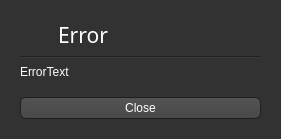
<?xml version="1.0" encoding="UTF-8"?>
<ui version="4.0">
 <class>Error</class>
 <widget class="QDialog" name="Error">
  <property name="windowModality">
   <enum>Qt::ApplicationModal</enum>
  </property>
  <property name="enabled">
   <bool>true</bool>
  </property>
  <property name="geometry">
   <rect>
    <x>0</x>
    <y>0</y>
    <width>281</width>
    <height>139</height>
   </rect>
  </property>
  <property name="windowTitle">
   <string>Wii Music Editor Plus - Error</string>
  </property>
  <property name="styleSheet">
   <string notr="true">QToolTip
{
     border: 1px solid black;
     background-color: #ffa02f;
     padding: 1px;
     border-radius: 3px;
     opacity: 100;
}

QWidget
{
    color: white;
    background-color: #323232;
}

QWidget:item:hover
{
    background-color: QLinearGradient( x1: 0, y1: 0, x2: 0, y2: 1, stop: 0 #ffa02f, stop: 1 #ca0619);
    color: #000000;
}

QWidget:item:selected
{
    background-color: QLinearGradient( x1: 0, y1: 0, x2: 0, y2: 1, stop: 0 #ffa02f, stop: 1 #d7801a);
}

QMenuBar
{
	background: #242424;
}

QMenuBar::item
{
    background: transparent;
}

QMenuBar::item:selected
{
    background: transparent;
    border: 1px solid #ffaa00;
}

QMenuBar::item:pressed
{
    background: #444;
    border: 1px solid #000;
    background-color: QLinearGradient(
        x1:0, y1:0,
        x2:0, y2:1,
        stop:1 #212121,
        stop:0.4 #343434/*,
        stop:0.2 #343434,
        stop:0.1 #ffaa00*/
    );
    margin-bottom:-1px;
    padding-bottom:1px;
}

QMenu
{
    border: 1px solid #000;
}

QMenu::item
{
    padding: 2px 20px 2px 20px;
}

QMenu::item:selected
{
    color: #000000;
}

QWidget:disabled
{
    color: #404040;
    background-color: #323232;
}

QLineEdit
{
    background-color: QLinearGradient( x1: 0, y1: 0, x2: 0, y2: 1, stop: 0 #4d4d4d, stop: 0 #646464, stop: 1 #5d5d5d);
    padding: 1px;
    border-style: solid;
    border: 1px solid #1e1e1e;
    border-radius: 5;
}

QPushButton
{
    color: white;
    background-color: QLinearGradient( x1: 0, y1: 0, x2: 0, y2: 1, stop: 0 #565656, stop: 0.1 #525252, stop: 0.5 #4e4e4e, stop: 0.9 #4a4a4a, stop: 1 #464646);
    border-width: 1px;
    border-color: #1e1e1e;
    border-style: solid;
    border-radius: 6;
    padding: 3px;
    padding-left: 5px;
    padding-right: 5px;
}

QPushButton:pressed
{
    background-color: QLinearGradient( x1: 0, y1: 0, x2: 0, y2: 1, stop: 0 #2d2d2d, stop: 0.1 #2b2b2b, stop: 0.5 #292929, stop: 0.9 #282828, stop: 1 #252525);
}

QComboBox
{
    selection-background-color: #ffaa00;
    background-color: QLinearGradient( x1: 0, y1: 0, x2: 0, y2: 1, stop: 0 #565656, stop: 0.1 #525252, stop: 0.5 #4e4e4e, stop: 0.9 #4a4a4a, stop: 1 #464646);
    border-style: solid;
    border: 1px solid #1e1e1e;
    border-radius: 5;
}

QComboBox:hover,QPushButton:hover
{
    border: 2px solid QLinearGradient( x1: 0, y1: 0, x2: 0, y2: 1, stop: 0 #ffa02f, stop: 1 #d7801a);
}


QComboBox:on
{
    padding-top: 3px;
    padding-left: 4px;
    background-color: QLinearGradient( x1: 0, y1: 0, x2: 0, y2: 1, stop: 0 #2d2d2d, stop: 0.1 #2b2b2b, stop: 0.5 #292929, stop: 0.9 #282828, stop: 1 #252525);
    selection-background-color: #ffaa00;
}

QComboBox QAbstractItemView
{
    border: 2px solid darkgray;
    selection-background-color: QLinearGradient( x1: 0, y1: 0, x2: 0, y2: 1, stop: 0 #ffa02f, stop: 1 #d7801a);
}

QComboBox::drop-down
{
     subcontrol-origin: padding;
     subcontrol-position: top right;
     width: 15px;

     border-left-width: 0px;
     border-left-color: darkgray;
     border-left-style: solid; /* just a single line */
     border-top-right-radius: 3px; /* same radius as the QComboBox */
     border-bottom-right-radius: 3px;
 }

QComboBox::down-arrow
{
     image: url(:/down_arrow.png);
}

QGroupBox:focus
{
border: 2px solid QLinearGradient( x1: 0, y1: 0, x2: 0, y2: 1, stop: 0 #ffa02f, stop: 1 #d7801a);
}

QTextEdit:focus
{
    border: 2px solid QLinearGradient( x1: 0, y1: 0, x2: 0, y2: 1, stop: 0 #ffa02f, stop: 1 #d7801a);
}

QScrollBar:horizontal {
     border: 1px solid #222222;
     background: QLinearGradient( x1: 0, y1: 0, x2: 0, y2: 1, stop: 0.0 #121212, stop: 0.2 #282828, stop: 1 #484848);
     height: 7px;
     margin: 0px 16px 0 16px;
}

QScrollBar::handle:horizontal
{
      background: QLinearGradient( x1: 0, y1: 0, x2: 1, y2: 0, stop: 0 #ffa02f, stop: 0.5 #d7801a, stop: 1 #ffa02f);
      min-height: 20px;
      border-radius: 2px;
}

QScrollBar::add-line:horizontal {
      border: 1px solid #1b1b19;
      border-radius: 2px;
      background: QLinearGradient( x1: 0, y1: 0, x2: 1, y2: 0, stop: 0 #ffa02f, stop: 1 #d7801a);
      width: 14px;
      subcontrol-position: right;
      subcontrol-origin: margin;
}

QScrollBar::sub-line:horizontal {
      border: 1px solid #1b1b19;
      border-radius: 2px;
      background: QLinearGradient( x1: 0, y1: 0, x2: 1, y2: 0, stop: 0 #ffa02f, stop: 1 #d7801a);
      width: 14px;
     subcontrol-position: left;
     subcontrol-origin: margin;
}

QAbstractItemView
{
    background-color: #121212;
}

QScrollBar::right-arrow:horizontal, QScrollBar::left-arrow:horizontal
{
      border: 1px solid black;
      width: 1px;
      height: 1px;
      background: white;
}

QScrollBar::add-page:horizontal, QScrollBar::sub-page:horizontal
{
      background: none;
}

QScrollBar:vertical
{
      background: QLinearGradient( x1: 0, y1: 0, x2: 1, y2: 0, stop: 0.0 #121212, stop: 0.2 #282828, stop: 1 #484848);
      width: 7px;
      margin: 16px 0 16px 0;
      border: 1px solid #222222;
}

QScrollBar::handle:vertical
{
      background: QLinearGradient( x1: 0, y1: 0, x2: 0, y2: 1, stop: 0 #ffa02f, stop: 0.5 #d7801a, stop: 1 #ffa02f);
      min-height: 20px;
      border-radius: 2px;
}

QScrollBar::add-line:vertical
{
      border: 1px solid #1b1b19;
      border-radius: 2px;
      background: QLinearGradient( x1: 0, y1: 0, x2: 0, y2: 1, stop: 0 #ffa02f, stop: 1 #d7801a);
      height: 14px;
      subcontrol-position: bottom;
      subcontrol-origin: margin;
}

QScrollBar::sub-line:vertical
{
      border: 1px solid #1b1b19;
      border-radius: 2px;
      background: QLinearGradient( x1: 0, y1: 0, x2: 0, y2: 1, stop: 0 #d7801a, stop: 1 #ffa02f);
      height: 14px;
      subcontrol-position: top;
      subcontrol-origin: margin;
}

QScrollBar::up-arrow:vertical, QScrollBar::down-arrow:vertical
{
      border: 1px solid black;
      width: 1px;
      height: 1px;
      background: white;
}


QScrollBar::add-page:vertical, QScrollBar::sub-page:vertical
{
      background: none;
}

QTextEdit
{
    background-color: #242424;
	padding-left: 1px;
}

QPlainTextEdit
{
    background-color: #242424;
}

QHeaderView::section
{
    background-color: QLinearGradient(x1:0, y1:0, x2:0, y2:1, stop:0 #616161, stop: 0.5 #505050, stop: 0.6 #434343, stop:1 #656565);
    color: white;
    padding-left: 4px;
    border: 1px solid #6c6c6c;
}

QCheckBox:disabled
{
color: #414141;
}

QDockWidget::title
{
    text-align: center;
    spacing: 3px; /* spacing between items in the tool bar */
    background-color: QLinearGradient(x1:0, y1:0, x2:0, y2:1, stop:0 #323232, stop: 0.5 #242424, stop:1 #323232);
}

QDockWidget::close-button, QDockWidget::float-button
{
    text-align: center;
    spacing: 1px; /* spacing between items in the tool bar */
    background-color: QLinearGradient(x1:0, y1:0, x2:0, y2:1, stop:0 #323232, stop: 0.5 #242424, stop:1 #323232);
}

QDockWidget::close-button:hover, QDockWidget::float-button:hover
{
    background: #242424;
}

QDockWidget::close-button:pressed, QDockWidget::float-button:pressed
{
    padding: 1px -1px -1px 1px;
}

QMainWindow::separator
{
    background-color: QLinearGradient(x1:0, y1:0, x2:0, y2:1, stop:0 #161616, stop: 0.5 #151515, stop: 0.6 #212121, stop:1 #343434);
    color: white;
    padding-left: 4px;
    border: 1px solid #4c4c4c;
    spacing: 3px; /* spacing between items in the tool bar */
}

QMainWindow::separator:hover
{

    background-color: QLinearGradient(x1:0, y1:0, x2:0, y2:1, stop:0 #d7801a, stop:0.5 #b56c17 stop:1 #ffa02f);
    color: white;
    padding-left: 4px;
    border: 1px solid #6c6c6c;
    spacing: 3px; /* spacing between items in the tool bar */
}

QToolBar::handle
{
     spacing: 3px; /* spacing between items in the tool bar */
     background: url(:/images/handle.png);
}

QMenu::separator
{
    height: 2px;
    background-color: QLinearGradient(x1:0, y1:0, x2:0, y2:1, stop:0 #161616, stop: 0.5 #151515, stop: 0.6 #212121, stop:1 #343434);
    color: white;
    padding-left: 4px;
    margin-left: 10px;
    margin-right: 5px;
}

QProgressBar
{
    border: 2px solid grey;
    border-radius: 5px;
    text-align: center;
}

QProgressBar::chunk
{
    background-color: #d7801a;
    width: 2.15px;
    margin: 0.5px;
}

QTabBar::tab {
    color: #b1b1b1;
    border: 1px solid #444;
    border-bottom-style: none;
    background-color: #323232;
    padding-left: 10px;
    padding-right: 10px;
    padding-top: 3px;
    padding-bottom: 2px;
    margin-right: -1px;
}

QTabWidget::pane {
    border: 1px solid #444;
    top: 1px;
}

QTabBar::tab:last
{
    margin-right: 0; /* the last selected tab has nothing to overlap with on the right */
    border-top-right-radius: 3px;
}

QTabBar::tab:first:!selected
{
 margin-left: 0px; /* the last selected tab has nothing to overlap with on the right */


    border-top-left-radius: 3px;
}

QTabBar::tab:!selected
{
    color: #b1b1b1;
    border-bottom-style: solid;
    margin-top: 3px;
    background-color: QLinearGradient(x1:0, y1:0, x2:0, y2:1, stop:1 #212121, stop:.4 #343434);
}

QTabBar::tab:selected
{
    border-top-left-radius: 3px;
    border-top-right-radius: 3px;
    margin-bottom: 0px;
}

QTabBar::tab:!selected:hover
{
    /*border-top: 2px solid #ffaa00;
    padding-bottom: 3px;*/
    border-top-left-radius: 3px;
    border-top-right-radius: 3px;
    background-color: QLinearGradient(x1:0, y1:0, x2:0, y2:1, stop:1 #212121, stop:0.4 #343434, stop:0.2 #343434, stop:0.1 #ffaa00);
}

QRadioButton::indicator:checked, QRadioButton::indicator:unchecked{
    color: #b1b1b1;
    background-color: #323232;
    border: 1px solid #b1b1b1;
    border-radius: 6px;
}

QRadioButton::indicator:checked
{
    background-color: qradialgradient(
        cx: 0.5, cy: 0.5,
        fx: 0.5, fy: 0.5,
        radius: 1.0,
        stop: 0.25 #ffaa00,
        stop: 0.3 #323232
    );
}

QCheckBox::indicator{
    color: #b1b1b1;
    background-color: #323232;
    border: 1px solid #b1b1b1;
    width: 9px;
    height: 9px;
}

QRadioButton::indicator
{
    border-radius: 6px;
}

QRadioButton::indicator:hover, QCheckBox::indicator:hover
{
    border: 1px solid #ffaa00;
}

QRadioButton:disabled
{
    background-color: #404040;
}


QCheckBox::indicator:checked
{
    image:url(:/images/checkbox.png);
}

QCheckBox::indicator:disabled, QRadioButton::indicator:disabled
{
    border: 1px solid #444;
}

QWidget[error=&quot;true&quot;]
{
	border: 1px solid red;
}

QWidget[error=&quot;true&quot;]
{
	border: 1px solid red;
}</string>
  </property>
  <property name="sizeGripEnabled">
   <bool>false</bool>
  </property>
  <property name="modal">
   <bool>false</bool>
  </property>
  <layout class="QVBoxLayout" name="verticalLayout">
   <item>
    <widget class="QStackedWidget" name="MainWidget">
     <property name="currentIndex">
      <number>0</number>
     </property>
     <widget class="QWidget" name="ErrorNormal">
      <layout class="QVBoxLayout" name="verticalLayout_2">
       <item>
        <layout class="QHBoxLayout" name="Title">
         <item>
          <widget class="QLabel" name="ErrorSymbol">
           <property name="maximumSize">
            <size>
             <width>32</width>
             <height>16777215</height>
            </size>
           </property>
           <property name="text">
            <string notr="true">&lt;html&gt;&lt;head/&gt;&lt;body&gt;&lt;p&gt;&lt;img src=&quot;:/images/images/Error.png&quot;/&gt;&lt;/p&gt;&lt;/body&gt;&lt;/html&gt;</string>
           </property>
          </widget>
         </item>
         <item>
          <widget class="QLabel" name="ErrorTitle">
           <property name="font">
            <font>
             <family>Continuum Medium</family>
             <pointsize>16</pointsize>
            </font>
           </property>
           <property name="text">
            <string notr="true">Error</string>
           </property>
          </widget>
         </item>
        </layout>
       </item>
       <item>
        <widget class="Line" name="hLine">
         <property name="orientation">
          <enum>Qt::Horizontal</enum>
         </property>
        </widget>
       </item>
       <item>
        <widget class="QLabel" name="ErrorMessage">
         <property name="font">
          <font>
           <pointsize>9</pointsize>
          </font>
         </property>
         <property name="text">
          <string notr="true">ErrorText</string>
         </property>
         <property name="textInteractionFlags">
          <set>Qt::LinksAccessibleByMouse|Qt::TextSelectableByMouse</set>
         </property>
        </widget>
       </item>
       <item>
        <spacer name="ErrorSpacer">
         <property name="orientation">
          <enum>Qt::Vertical</enum>
         </property>
         <property name="sizeHint" stdset="0">
          <size>
           <width>20</width>
           <height>40</height>
          </size>
         </property>
        </spacer>
       </item>
       <item>
        <widget class="QPushButton" name="ErrorClose">
         <property name="enabled">
          <bool>true</bool>
         </property>
         <property name="text">
          <string>Close</string>
         </property>
        </widget>
       </item>
      </layout>
     </widget>
     <widget class="QWidget" name="ErrorGct">
      <layout class="QVBoxLayout" name="verticalLayout_3">
       <item>
        <layout class="QHBoxLayout" name="Title_GC">
         <item>
          <widget class="QLabel" name="ErrorSymbol_GC">
           <property name="maximumSize">
            <size>
             <width>32</width>
             <height>16777215</height>
            </size>
           </property>
           <property name="text">
            <string notr="true">&lt;html&gt;&lt;head/&gt;&lt;body&gt;&lt;p&gt;&lt;img src=&quot;:/images/images/Error.png&quot;/&gt;&lt;/p&gt;&lt;/body&gt;&lt;/html&gt;</string>
           </property>
          </widget>
         </item>
         <item>
          <widget class="QLabel" name="ErrorTitle_GC">
           <property name="font">
            <font>
             <family>Continuum Medium</family>
             <pointsize>16</pointsize>
            </font>
           </property>
           <property name="text">
            <string notr="true">Error</string>
           </property>
          </widget>
         </item>
        </layout>
       </item>
       <item>
        <widget class="Line" name="hLine_GC">
         <property name="orientation">
          <enum>Qt::Horizontal</enum>
         </property>
        </widget>
       </item>
       <item>
        <widget class="QLabel" name="ErrorMessage_GC">
         <property name="font">
          <font>
           <pointsize>9</pointsize>
          </font>
         </property>
         <property name="text">
          <string notr="true">ErrorText</string>
         </property>
        </widget>
       </item>
       <item>
        <spacer name="ErrorSpacer_GC">
         <property name="orientation">
          <enum>Qt::Vertical</enum>
         </property>
         <property name="sizeHint" stdset="0">
          <size>
           <width>20</width>
           <height>40</height>
          </size>
         </property>
        </spacer>
       </item>
       <item>
        <layout class="QHBoxLayout" name="Buttons_GC">
         <item>
          <widget class="QPushButton" name="ErrorClose_GC">
           <property name="enabled">
            <bool>true</bool>
           </property>
           <property name="text">
            <string>Close</string>
           </property>
          </widget>
         </item>
         <item>
          <widget class="QPushButton" name="ErrorCreate_GC">
           <property name="text">
            <string>Create Geckocode</string>
           </property>
          </widget>
         </item>
        </layout>
       </item>
      </layout>
     </widget>
    </widget>
   </item>
  </layout>
 </widget>
 <resources>
  <include location="resources.qrc"/>
 </resources>
 <connections/>
</ui>
